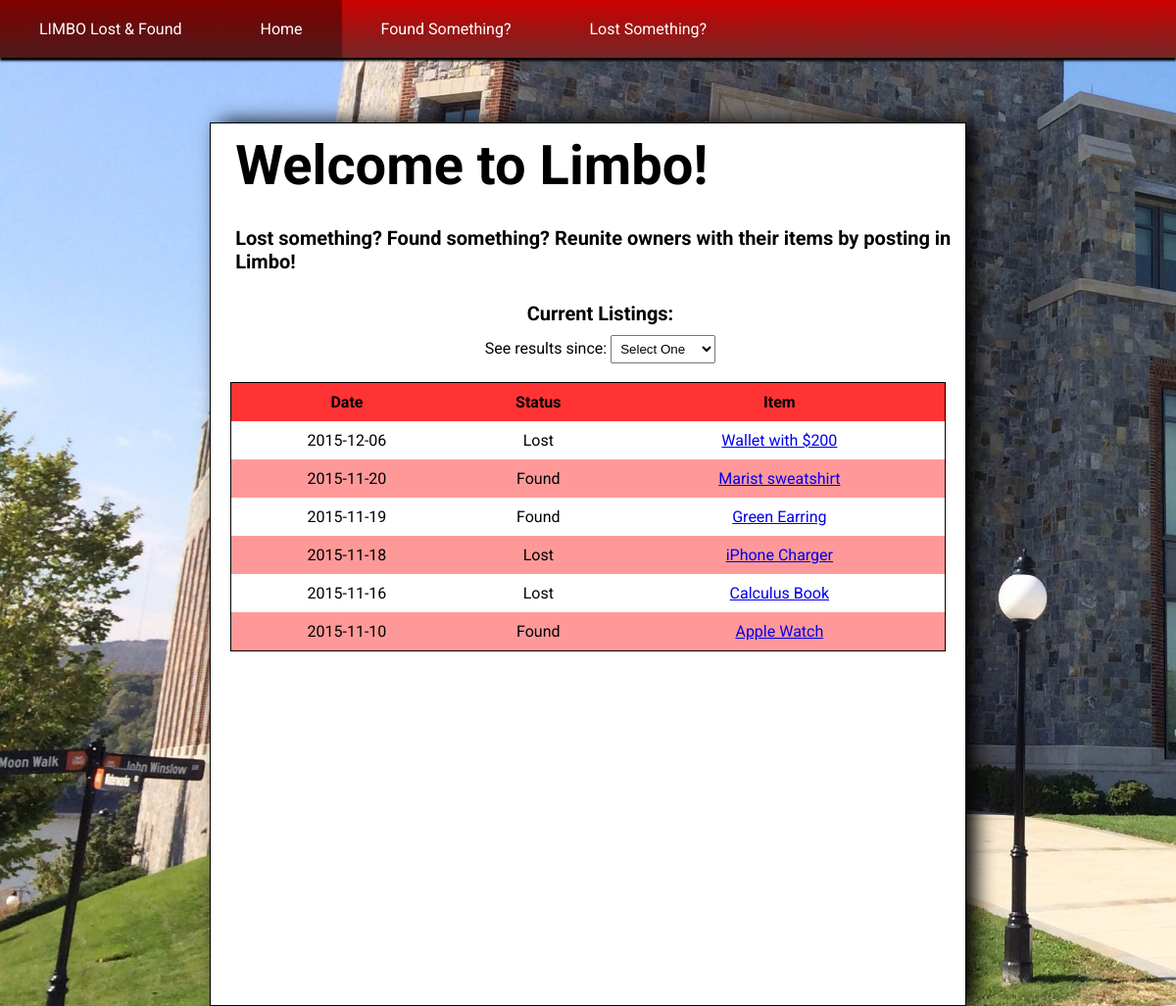
The page / on the database its author committed.
### tables this page shows
CREATE TABLE IF NOT EXISTS stuff(
id INT PRIMARY KEY AUTO_INCREMENT,
item TEXT NOT NULL,
location_id INT NOT NULL,
category SET('Electronics', 'Clothing', 'School Supplies', 'Other') NOT NULL,
color TEXT NOT NULL,
description TEXT NOT NULL,
item_date DATE NOT NULL,
create_date DATE NOT NULL,
update_date DATE NOT NULL,
room TEXT,
uploaderEmail TEXT,
status SET('Found', 'Lost', 'Claimed') NOT NULL,
image TEXT,
FOREIGN KEY (location_id) REFERENCES locations(id)
);

### includes/helpers.php (the view, shortened to what this page needs)
<?php
function show_quicklinks($dbc) {
  $query = 'SELECT id, item, item_date, status FROM stuff ORDER BY item_date DESC';
  $results = mysqli_query($dbc , $query);
  if( $results )
  {
      echo '<h3> Current Listings: </h3>';
      echo '<p>See results since: <select name="recent listings" onChange="reload(this)">
                                  <option value="" disabled selected>Select One</option>
                                  <option value="day" >1 day ago</option>
                                  <option value="week" >1 week ago</option>
                                  <option value="month" >1 month ago</option>
                                  </select></p>';
      echo '<br>';
      echo '<TABLE class="stuff">';
      echo '<TR>';
      echo '<TH>Date</TH>';
      echo '<TH>Status</TH>';
      echo '<TH>Item</TH>';
      echo '</TR>';
      while ( $row = mysqli_fetch_array( $results , MYSQLI_ASSOC ) )
      {
        $alink = '<A HREF = results.php?id=' . $row['id'] . '>' . $row['item'] . ' </A>';
        echo '<TR>' ;
        echo '<TD>' . $row['item_date'] . '</TD>';
        echo '<TD>' . $row['status'] . '</TD>' ;
        echo '<TD>' . $alink . '</TD>' ;
        echo '</TR>';
      }
      echo '</TABLE>';
  }
}

### templates/sharedStyle.css (style rules this page uses)
html { height: 100%; background-image: url("../images/hancock2-2.jpg"); background-size: cover; background-repeat: no-repeat; background-attachment: fixed; position: relative; font-family: 'Roboto', sans-serif; }
body { height: 100%; }
select { padding:5px; }
#table tbody tr:nth-child(odd) { background-color: #ff9999; }
#table tbody tr:first-child { background-color: #ff3333; }
#mainForm h1, p, h3 { padding-top: 10px; padding-left: 25px; margin-top: 0px; margin-bottom: 0px; }
#mainForm h3 { font-size: 125%; }
#mainForm table { margin-left: 20px; margin-right: 20px; display: block; }
#mainForm table, th, td { border-collapse: collapse; border: 1px solid; }
#mainForm #admin_login table, th, td { border-collapse: collapse; border: 0px solid; }
#mainForm th, td { padding: 10px; }

### rows shown on the page
stuff: item_date "2015-12-06", status "Lost", item "Wallet with $200"
stuff: item_date "2015-11-20", status "Found", item "Marist sweatshirt"
stuff: item_date "2015-11-19", status "Found", item "Green Earring"
stuff: item_date "2015-11-18", status "Lost", item "iPhone Charger"
stuff: item_date "2015-11-16", status "Lost", item "Calculus Book"
stuff: item_date "2015-11-10", status "Found", item "Apple Watch"
